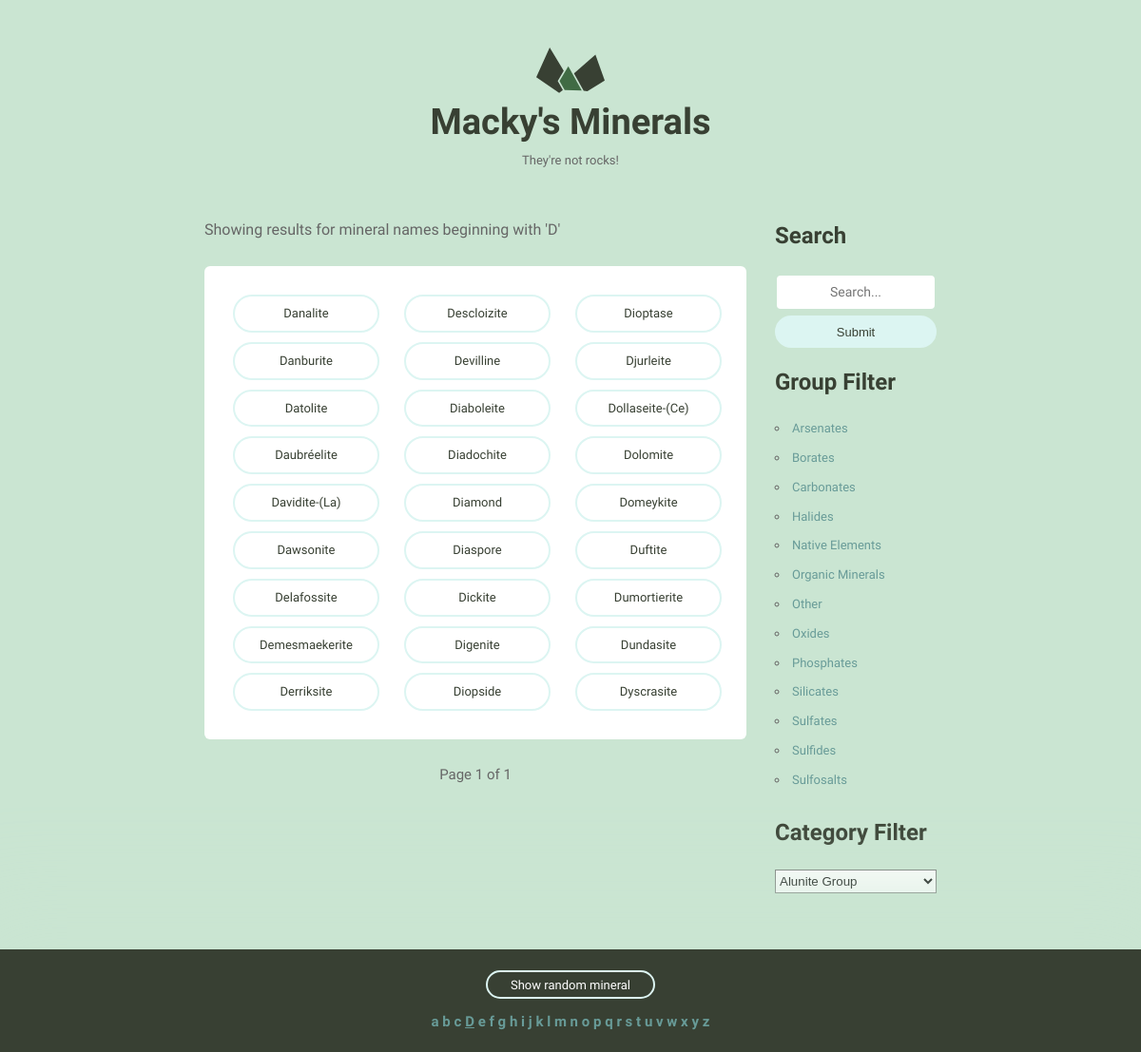
Page /?letter=d on the committed database.
### mineral_detail/models.py (models this page shows, shortened)
class Mineral(models.Model):
    name = models.CharField(max_length=500)
    image_filename = models.CharField(max_length=500)
    image_caption = models.CharField(max_length=500)
    formula = models.CharField(max_length=500, blank=True)
    strunz = models.CharField(max_length=500, blank=True)
    crystal_system = models.CharField(max_length=500)
    unit_cell = models.CharField(max_length=500, blank=True)
    color = models.CharField(max_length=500, blank=True)
    crystal_symmetry = models.CharField(max_length=500, blank=True)
    cleavage = models.CharField(max_length=500, blank=True)
    mohs_scale = models.CharField(max_length=500, blank=True)
    luster = models.CharField(max_length=500, blank=True)
    streak = models.CharField(max_length=500, blank=True)
    diaphaneity = models.CharField(max_length=500, blank=True)
    optical_prop = models.CharField(max_length=500, blank=True)
    refractive_index = models.CharField(max_length=500, blank=True)
    crystal_habit = models.CharField(max_length=500, blank=True)
    specific_gravity = models.CharField(max_length=500, blank=True)
    categories = models.ManyToManyField(Category)
    group = models.ForeignKey(Group, on_delete=models.CASCADE)
    def first_name(self):
        return self.name.split(", ")[0]

### mineral_catalog/views.py (the view)
# urls.py: path('', views.index, name='index'),
def index(request):
    search_box_query = request.GET.get('search-box', None)
    group_search_query = request.GET.get('group', None)
    category_search_query = request.GET.get('cat', None)
    searched_letter = None
    if search_box_query:
        query = Q(group__name__icontains=search_box_query) | Q(categories__name__icontains=search_box_query)
        for field in Mineral._meta.get_fields():
            if field.name not in ['id', 'group', 'categories']:
                query |= Q(**{field.name + '__icontains': search_box_query})
    elif group_search_query:
        query = Q(group__name=group_search_query)
    elif category_search_query:
        query = Q(categories__name=category_search_query)
    else:
        searched_letter = request.GET.get('letter', 'a')
        query = Q(name__istartswith=searched_letter)
    filtered_minerals = Mineral.objects.filter(query).distinct()
    all_mineral_ids = Mineral.objects.all().values('id')
    rand_num = random.randint(1, all_mineral_ids.count())
    paginator = Paginator(filtered_minerals, 101)
    page = request.GET.get('page')
    minerals = paginator.get_page(page)
    groups = Group.objects.values('name').order_by('name')
    categories = Category.objects.values('name').order_by('name')
    context = {
        'minerals': minerals,
        'rand_mineral': rand_num,
        'letters': string.ascii_lowercase,
        'searched_letter': searched_letter,
        'searched_category': category_search_query,
        'searched_group': group_search_query,
        'search_term': search_box_query,
        'mineral_groups': groups,
        'mineral_categories': categories,
    }
    return render(request, 'index.html', context)

### mineral_detail/templatetags/custom_tags.py (called while the page is built)
@register.simple_tag(name='url_filter_replace')
def url_filter_replace(request, field, value):
    url_string = request.GET.copy()
    return u"/?{}={}".format(field, value)

### templates/index.html (shortened to what this page needs)
{% extends "layout.html" %}
{% block content %}
    {% if not minerals and search_term %}
        <div class="minerals__empty">
            <h2>No minerals found</h2>
            <p>No matches for '{{ search_term }}'. Please try a different search term.</p>
        </div>
    {% else %}
        {% if search_term %}
            <div>
                <p>Showing results for <span class="search-term">'{{ search_term }}'</span> in all mineral fields</p>
            </div>
        {% elif searched_group %}
            <div>
                <p>Showing results for the <span class="search-term">'{{ searched_group }}'</span> group</p>
            </div>
        {% elif searched_category %}
            <div>
                <p>Showing results for the <span class="search-term">'{{ searched_category }}'</span> category</p>
            </div>
        {% elif searched_letter %}
            <div>
                <p>Showing results for mineral names beginning with '{{ searched_letter|upper }}'</p>
            </div>
        {% endif %}
        <ul class="minerals__container">
            {% for mineral in minerals %}
                <li class="minerals__item">
                    <a class="minerals__anchor"
                       href="{% url 'mineral_detail' mineral.pk %}">{{ mineral.first_name }}</a>
                </li>
            {% endfor %}
        </ul>
    {% endif %}
    {% if minerals %}
        <div class="pagination">
            <div class="current">
                Page {{ minerals.number }} of {{ minerals.paginator.num_pages }}
            </div>
        </div>
    {% endif %}
{% endblock %}

### static/css/global.css (style rules this page uses)
html { font-family: sans-serif; -ms-text-size-adjust: 100%; -webkit-text-size-adjust: 100%; }
body { margin: 0; }
a { background-color: transparent; }
html { font-size: 62.5%; }
body { background-color: #CAE5D2; font-size: 1.5em; line-height: 1.6; font-weight: 400; font-family: "Cousine"; color: #666; }
p { margin-top: 0; font-size: 1.6rem; }
a { color: #689b98; text-decoration: none; -webkit-transition: color 0.2s; -moz-transition: color 0.2s; -ms-transition: color 0.2s; -o-transition: color 0.2s; transition: color 0.2s; }
ul { list-style: circle inside; padding-left: 0; margin-top: 0; }
li { margin-bottom: 1rem; font-size: 1.3rem; }
table, p, ul { margin-bottom: 2.5rem; }
.minerals__container { background-color: #fff; border-radius: 6px; list-style: none; padding: 30px 30px 20px 30px; -webkit-column-gap: 30px; -moz-column-gap: 30px; column-gap: 30px; }
@media (min-width: 640px) { .minerals__container { -webkit-column-count: 3; -moz-column-count: 3; column-count: 3; } }
.minerals__anchor { border: solid 2px #DCF5F2; border-radius: 100px; color: #384033; display: block; font-size: 13px; text-align: center; padding: 8px 0 7px 0; width: 100%; transition: background-color 200ms ease-in-out, font-weight 200ms ease-in-out, color 200ms ease-in-out; }
.pagination { text-align: center; }
.current { display: block; }

### rows in the picture
Mineral: first_name "Danalite"
Mineral: first_name "Danburite"
Mineral: first_name "Datolite"
Mineral: first_name "Daubréelite"
Mineral: first_name "Davidite-(La)"
Mineral: first_name "Dawsonite"
Mineral: first_name "Delafossite"
Mineral: first_name "Demesmaekerite"
Mineral: first_name "Derriksite"
Mineral: first_name "Descloizite"
Mineral: first_name "Devilline"
Mineral: first_name "Diaboleite"
Mineral: first_name "Diadochite"
Mineral: first_name "Diamond"
Mineral: first_name "Diaspore"
Mineral: first_name "Dickite"
Mineral: first_name "Digenite"
Mineral: first_name "Diopside"
Mineral: first_name "Dioptase"
Mineral: first_name "Djurleite"
Mineral: first_name "Dollaseite-(Ce)"
Mineral: first_name "Dolomite"
Mineral: first_name "Domeykite"
Mineral: first_name "Duftite"
Mineral: first_name "Dumortierite"
Mineral: first_name "Dundasite"
Mineral: first_name "Dyscrasite"

### other values in the picture
{{ searched_letter|upper }} "D"
{{ minerals.number }} "1"
{{ minerals.paginator.num_pages }} "1"
{{ group.name|title }} "Arsenates" "Borates" "Carbonates" "Halides" "Native Elements" "Organic Minerals" "Other" "Oxides" "Phosphates" "Silicates" "Sulfates" "Sulfides" "Sulfosalts"
{{ letter }} "a" "b" "c" "D" "e" "f" "g" "h" "i" "j" "k" "l" "m" "n" "o" "p" "q" "r" "s" "t" "u" "v" "w" "x" "y" "z"
form field value "Alunite Group"
